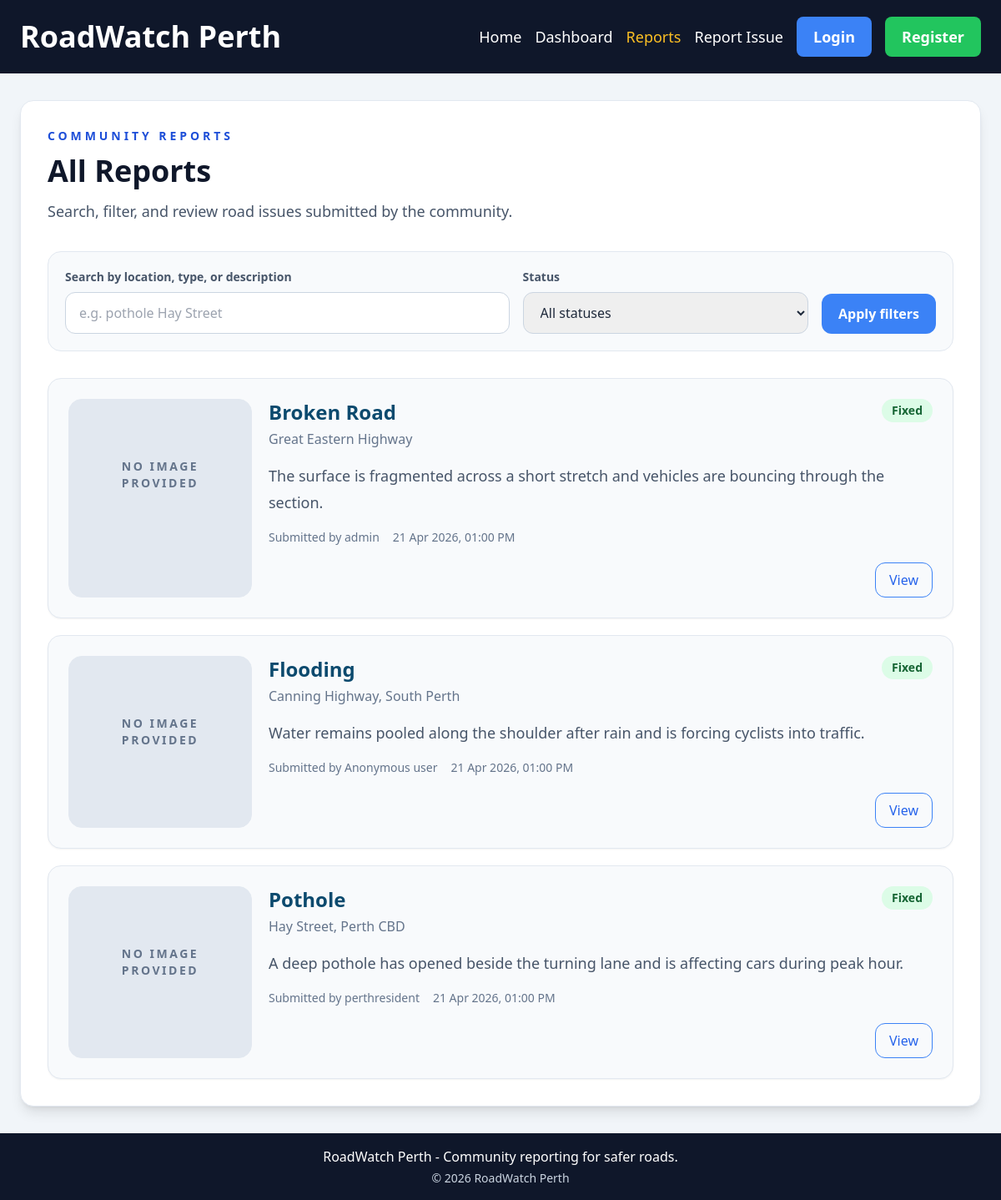
The page /reports/ on the database as committed earlier.
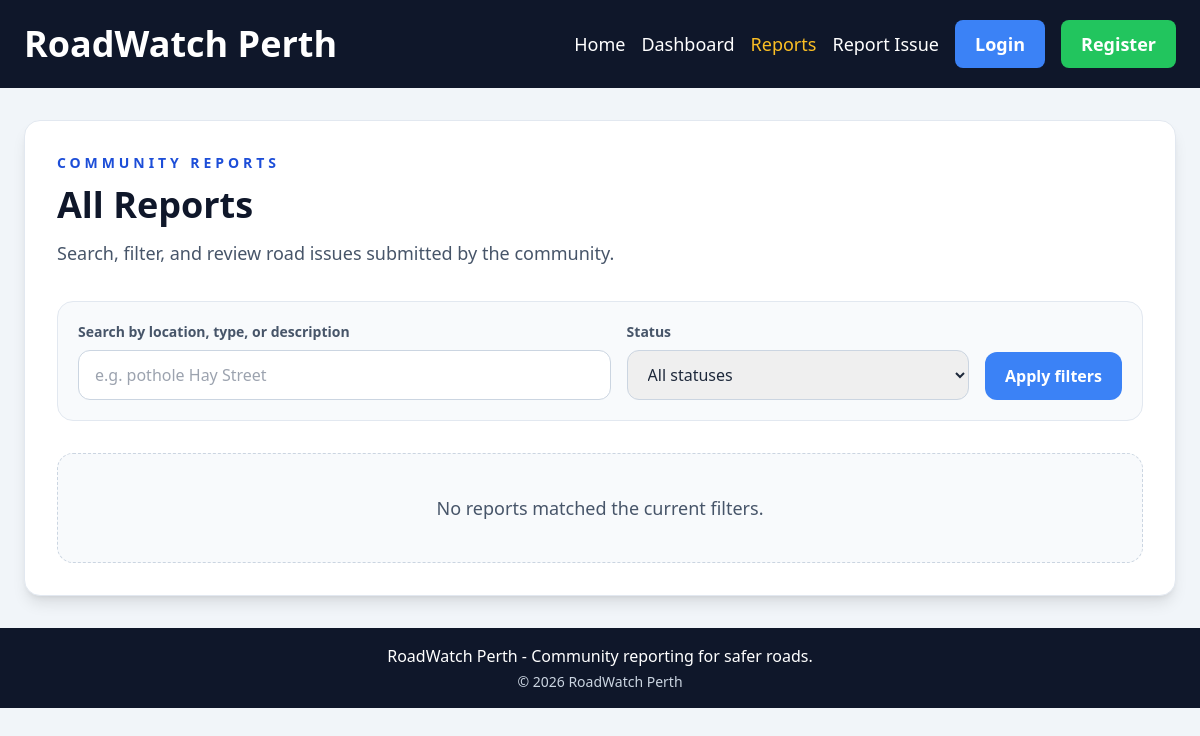
The same page on the database as committed later.
### roadwatch/models.py (models this page shows, shortened)
class Report(db.Model):
    __tablename__ = "reports"
    ISSUE_TYPES = (
        "Pothole",
        "Broken Road",
        "Crack",
        "Flooding",
        "Missing Sign",
        "Other",
    )
    STATUSES = ("Reported", "Under Review", "Fixed")
    id = db.Column(db.Integer, primary_key=True)
    issue_type = db.Column(db.String(50), nullable=False, index=True)
    location = db.Column(db.String(255), nullable=False, index=True)
    location_key = db.Column(db.String(255), nullable=False, index=True)
    description = db.Column(db.Text, nullable=False)
    image_url = db.Column(db.String(500), nullable=True)
    status = db.Column(db.String(30), nullable=False, default="Reported", index=True)
    is_anonymous = db.Column(db.Boolean, nullable=False, default=False)
    created_at = db.Column(db.DateTime(timezone=True), nullable=False, default=utcnow, index=True)
    updated_at = db.Column(db.DateTime(timezone=True), nullable=False, default=utcnow, onupdate=utcnow)
    reporter_id = db.Column(db.Integer, db.ForeignKey("users.id", ondelete="SET NULL"), nullable=True, index=True)
    reporter = db.relationship("User", back_populates="reports")
    @property
    def reporter_label(self):
        if self.is_anonymous:
            return "Anonymous user"
        if self.reporter:
            return self.reporter.username
        return "Guest reporter"
    def can_be_managed_by(self, user):
        return bool(user and user.is_authenticated and user.can_manage(self))

class User(UserMixin, db.Model):
    __tablename__ = "users"
    id = db.Column(db.Integer, primary_key=True)
    username = db.Column(db.String(50), unique=True, nullable=False, index=True)
    email = db.Column(db.String(255), unique=True, nullable=False, index=True)
    password_hash = db.Column(db.String(255), nullable=False)
    is_admin = db.Column(db.Boolean, nullable=False, default=False)
    is_active = db.Column(db.Boolean, nullable=False, default=True)
    created_at = db.Column(db.DateTime(timezone=True), nullable=False, default=utcnow)
    reports = db.relationship("Report", back_populates="reporter", lazy="dynamic")

### roadwatch/reports.py (the view, shortened to what this page needs)
@reports_bp.get("/")
def list_reports():
    search_term = request.args.get("q", "").strip()
    selected_status = request.args.get("status", "").strip()
    mine_only = request.args.get("mine") == "1"
    query = Report.query
    if selected_status in Report.STATUSES:
        query = query.filter(Report.status == selected_status)
    if mine_only:
        if not current_user.is_authenticated:
            flash("Log in to filter the list to your own reports.", "warning")
            return redirect(url_for("auth.login", next=request.full_path))
        query = query.filter(Report.reporter_id == current_user.id)
    reports = query.order_by(Report.created_at.desc()).all()
    return render_template(
        "reports.html",
        reports=reports,
        filters={"q": search_term, "status": selected_status, "mine": mine_only},
    )

### roadwatch/security.py (called while the page is built)
def validate_csrf():
    if request.method not in {"POST", "PUT", "PATCH", "DELETE"}:
        return
    submitted_token = request.form.get("csrf_token") or request.headers.get("X-CSRF-Token")
    if not submitted_token or submitted_token != session.get("_csrf_token"):
        abort(400)

### templates/reports.html (shortened to what this page needs)
{% extends "base.html" %}
{% block content %}
  <section class="rounded-2xl border border-slate-200 bg-white p-8 shadow-lg">
    <p class="mb-3 text-sm font-bold uppercase tracking-[0.28em] text-blue-700">Community Reports</p>
    <h1 class="mb-3 text-4xl font-bold text-slate-900">All Reports</h1>
    <p class="mb-8 text-lg leading-8 text-slate-600">Search, filter, and review road issues submitted by the community.</p>
    <form method="get" class="mb-8 grid gap-4 rounded-2xl border border-slate-200 bg-slate-50 p-5 md:grid-cols-[1.4fr,0.9fr,auto]">
      <div>
        <label for="q" class="mb-2 block text-sm font-semibold text-slate-600">Search by location, type, or description</label>
        <input id="q" name="q" value="{{ filters.q }}" class="w-full rounded-xl border border-slate-300 px-4 py-3" placeholder="e.g. pothole Hay Street">
      </div>
      <div>
        <label for="status" class="mb-2 block text-sm font-semibold text-slate-600">Status</label>
        <select id="status" name="status" class="w-full rounded-xl border border-slate-300 px-4 py-3">
          <option value="">All statuses</option>
        </select>
      </div>
      <div class="flex flex-col justify-end gap-3">
        <button type="submit" class="rounded-xl bg-blue-500 px-5 py-3 font-semibold text-white hover:bg-blue-600">Apply filters</button>
      </div>
    </form>
    {% if reports %}
      <div class="space-y-5">
        {% for report in reports %}
          <article class="rounded-2xl border border-slate-200 bg-slate-50 p-6 shadow-sm">
            <div class="grid gap-5 md:grid-cols-[220px,1fr]">
              <div class="overflow-hidden rounded-2xl border border-slate-200 bg-slate-200">
                {% if report.image_url %}
                  <img src="{{ report.image_url }}" alt="{{ report.issue_type }} image" class="h-full min-h-[180px] w-full object-cover">
                {% else %}
                  <div class="flex min-h-[180px] items-center justify-center bg-slate-200 px-6 text-center text-sm font-semibold uppercase tracking-[0.18em] text-slate-500">
                    No image provided
                  </div>
                {% endif %}
              </div>
              <div>
                <div class="mb-4 flex flex-wrap items-start justify-between gap-4">
                  <div>
                    <h2 class="mb-1 text-2xl font-bold text-sky-900">{{ report.issue_type }}</h2>
                    <p class="text-base text-slate-500">{{ report.location }}</p>
                  </div>
                  <span class="rounded-full px-3 py-1 text-sm font-bold {{ status_styles[report.status] }}">{{ report.status }}</span>
                </div>
                <p class="mb-4 text-lg leading-8 text-slate-600">{{ report.description[:220] }}{% if report.description|length > 220 %}...{% endif %}</p>
                <div class="mb-5 flex flex-wrap gap-4 text-sm text-slate-500">
                  <span>Submitted by {{ report.reporter_label }}</span>
                  <span>{{ report.created_at|datetime_label }}</span>
                </div>
                <div class="flex flex-wrap justify-end gap-3">
                  <a href="{{ url_for('reports.report_details', report_id=report.id) }}" class="rounded-xl border border-blue-500 px-4 py-2 font-medium text-blue-600 no-underline hover:bg-blue-50">View</a>
                </div>
              </div>
            </div>
          </article>
        {% endfor %}
      </div>
    {% else %}
      <div class="rounded-2xl border border-dashed border-slate-300 bg-slate-50 p-10 text-center">
        <p class="text-lg text-slate-600">No reports matched the current filters.</p>
      </div>
    {% endif %}
  </section>
{% endblock %}

### templates/base.html (shortened to what this page needs)
<!DOCTYPE html>
<html lang="en">
<head>
  <script src="https://cdn.tailwindcss.com"></script>
</head>
<body class="min-h-screen bg-slate-100 text-slate-800">
  <nav class="bg-slate-900">
    <div class="mx-auto flex max-w-7xl flex-wrap items-center justify-between gap-4 px-6 py-5">
      <a href="{{ url_for('main.index') }}" class="text-4xl font-bold text-white no-underline">RoadWatch Perth</a>
      <div class="flex flex-wrap items-center gap-4 text-base text-white md:text-lg">
        <a href="{{ url_for('main.index') }}" class="{% if request.endpoint == 'main.index' %}text-amber-400{% else %}hover:text-amber-400{% endif %}">Home</a>
        <a href="{{ url_for('main.dashboard') }}" class="{% if request.endpoint == 'main.dashboard' %}text-amber-400{% else %}hover:text-amber-400{% endif %}">Dashboard</a>
        <a href="{{ url_for('reports.list_reports') }}" class="{% if request.endpoint == 'reports.list_reports' or request.endpoint == 'reports.report_details' %}text-amber-400{% else %}hover:text-amber-400{% endif %}">Reports</a>
        <a href="{{ url_for('reports.create_report') }}" class="{% if request.endpoint == 'reports.create_report' or request.endpoint == 'reports.edit_report' %}text-amber-400{% else %}hover:text-amber-400{% endif %}">Report Issue</a>
        {% if current_user.is_authenticated %}
          {% if current_user.is_admin %}
            <a href="{{ url_for('admin.admin_panel') }}" class="{% if request.endpoint == 'admin.admin_panel' %}text-amber-400{% else %}hover:text-amber-400{% endif %}">Admin</a>
          {% endif %}
          <span class="rounded-full bg-slate-800 px-3 py-1 text-sm text-slate-200">
            {{ current_user.username }}{% if current_user.is_admin %} | admin{% endif %}
          </span>
          <form method="post" action="{{ url_for('auth.logout') }}">
            <input type="hidden" name="csrf_token" value="{{ csrf_token() }}">
            <button type="submit" class="rounded-lg bg-slate-700 px-4 py-2 font-semibold text-white hover:bg-slate-600">Logout</button>
          </form>
        {% else %}
          <a href="{{ url_for('auth.login') }}" class="{% if request.endpoint == 'auth.login' %}text-amber-400{% else %}rounded-lg bg-blue-500 px-5 py-2.5 font-semibold text-white no-underline hover:bg-blue-600{% endif %}">Login</a>
          <a href="{{ url_for('auth.register') }}" class="{% if request.endpoint == 'auth.register' %}text-amber-400{% else %}rounded-lg bg-green-500 px-5 py-2.5 font-semibold text-white no-underline hover:bg-green-600{% endif %}">Register</a>
        {% endif %}
      </div>
    </div>
  </nav>
  <main class="px-6 py-8">
    <div class="mx-auto max-w-7xl">
      {% block content %}{% endblock %}
    </div>
  </main>
  <footer class="bg-slate-900 py-4 text-center text-white">
    <p class="mb-0">RoadWatch Perth - Community reporting for safer roads.</p>
    <p class="mt-1 text-sm text-slate-300">&copy; {{ current_year }} RoadWatch Perth</p>
  </footer>
</body>
</html>

Rows that differ between the two databases and show on the page:
removed Report: shows "NO IMAGE PROVIDED", issue_type "Broken Road", location "Great Eastern Highway", status "Fixed", description "The surface is fragmented across a short stretch and vehicles are bouncing through the section.", reporter_label "admin", created_at "21 Apr 2026, 01:00 PM"
removed Report: shows "NO IMAGE PROVIDED", issue_type "Flooding", location "Canning Highway, South Perth", status "Fixed", description "Water remains pooled along the shoulder after rain and is forcing cyclists into traffic.", reporter_label "Anonymous user", created_at "21 Apr 2026, 01:00 PM"
removed Report: shows "NO IMAGE PROVIDED", issue_type "Pothole", location "Hay Street, Perth CBD", status "Fixed", description "A deep pothole has opened beside the turning lane and is affecting cars during peak hour.", reporter_label "perthresident", created_at "21 Apr 2026, 01:00 PM"
Other text that changed with them:
text now shown: "No reports matched the current filters."
